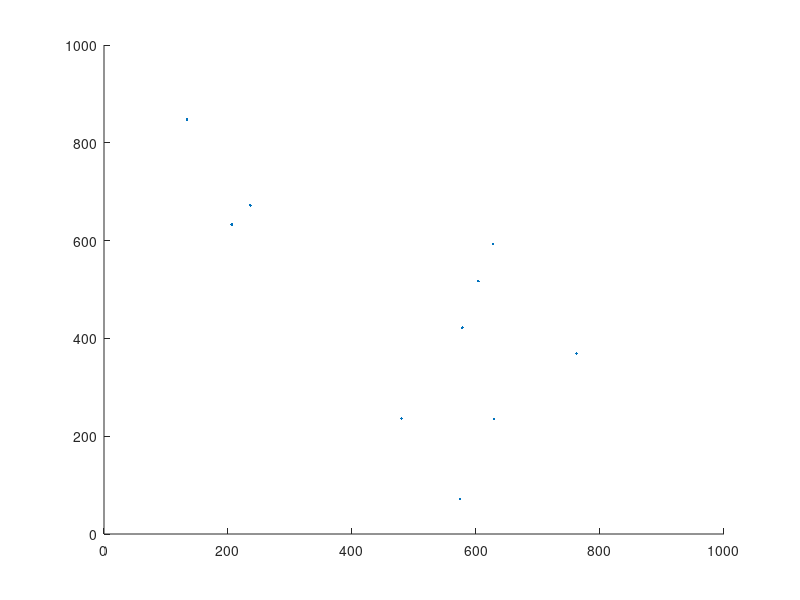

The MATLAB script that drew this image: (Note: this script raises an error after producing the figure.)
%%Initial Declarations
num_city=10;    %Set number of cities
max_dist=1000;  %Set maximum distance spread
route=zeros(1,num_city);
%%Random generation of City Locations
loc_city=randi([1 max_dist],num_city,2);

figure
hold on
plot(loc_city(:,1),loc_city(:,2),'.')
axis([0 max_dist 0 max_dist])

display('Cities generated.');

%Calculating Distances between cities
city_distances=zeros(num_city,num_city);
for i=1:num_city
    for j=i+1:num_city
        city_distances(i,j)=sqrt((loc_city(j,1)-loc_city(i,1))^2 + (loc_city(j,2)-loc_city(i,2))^2);
    end
end
display('Inter city distances calculated.');
maximum_dist=max(max(city_distances));
minimum_dist=min_dist_calc(city_distances, num_city);
city_distances=city_distances+city_distances'
backup_distances=city_distances;

%City Distance Statistics
display('Distances and variance ranges from:');
maximum_dist
minimum_dist
variance_dist=var(city_distances(1,:))
standard_deviation=sqrt(variance_dist)

%Setting same city distances to max for ease of calculation of route
display('Setting same city distances to max for ease of calculation of route.');
for i=1:num_city
    city_distances(i,i)=max_dist*1.414+1;
end

%%Best solution calculation- Combinatronics solution
%May be commented out for fast calculations
%combinatronics_solution(city_distances);

%%Greedy solution calculation- First Heuristic approach
greedy_route(num_city,city_distances,backup_distances,max_dist);

%%Neural Networks solution calculation- K-SOM approach
neural_route(num_city,max_dist,loc_city);

%%Genetic Algorithm approach solution calculation
genetic_route();

%%Ant Colony optimization approach
aco_route();

%%Gravitation technique approach
gravitate_route();